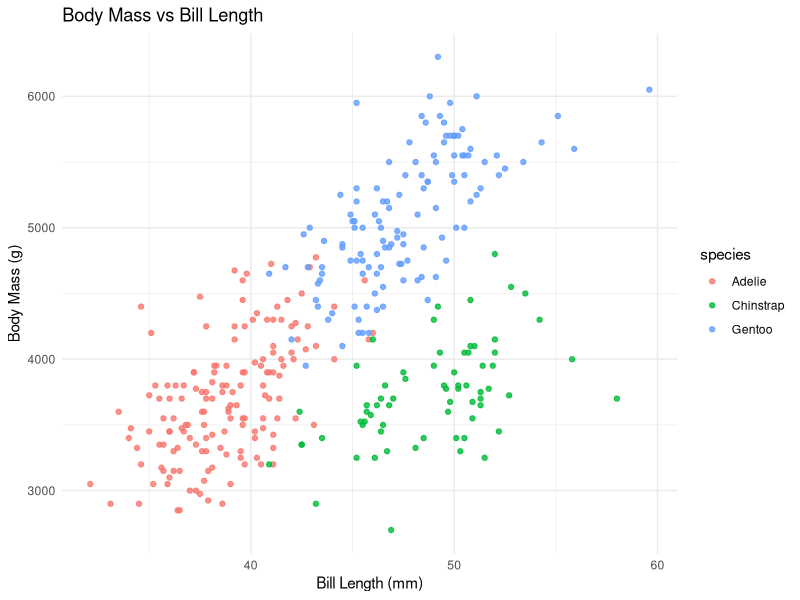
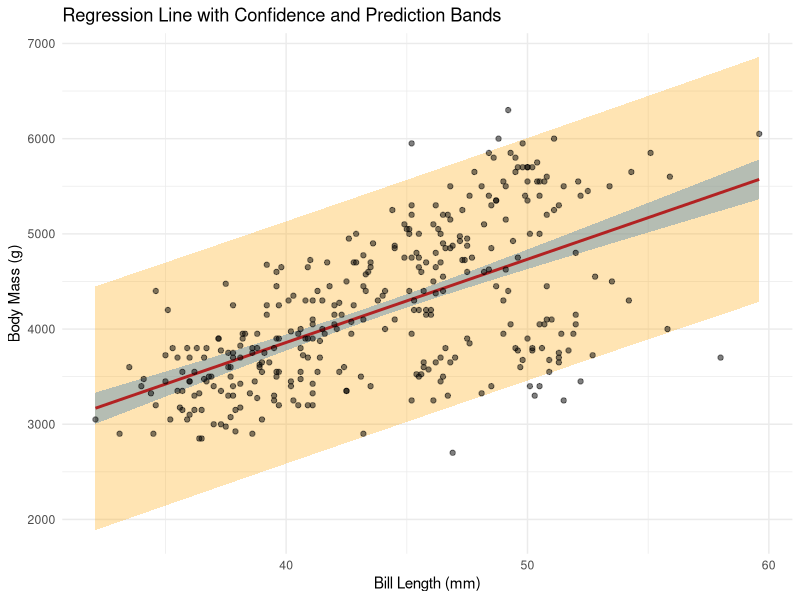

Write R code to recreate these figures, in order. (Note: this script raises an error after producing the figures.)
## ---- chunk 1
knitr::opts_chunk$set(echo = TRUE, message = FALSE, warning = FALSE, error = TRUE)
## ---- chunk 2
rm(list = ls())
library(tidyverse)
library(palmerpenguins)
library(ggplot2)
library(skimr)
## ---- chunk 3
data("penguins")
head(penguins)
## ---- chunk 4
penguins_lab <- penguins %>% 
  select(species, bill_length_mm, body_mass_g) %>% 
  drop_na()

head(penguins_lab)
## ---- chunk 5
ggplot(penguins_lab, aes(x = bill_length_mm, y = body_mass_g, color = species)) +
  geom_point(alpha = 0.8) +
  theme_minimal() +
  labs(
    title = "Body Mass vs Bill Length",
    x = "Bill Length (mm)",
    y = "Body Mass (g)"
  )
## ---- chunk 6
reg_fit <- lm(body_mass_g ~ bill_length_mm, data = penguins_lab)
summary(reg_fit)
## ---- chunk 7
new_penguin <- data.frame(bill_length_mm = 45)
predict(reg_fit, newdata = new_penguin)
## ---- chunk 8
predict(reg_fit, newdata = new_penguin, interval = "confidence", level = 0.95)
## ---- chunk 9
predict(reg_fit, newdata = new_penguin, interval = "prediction", level = 0.95)
## ---- chunk 10
new_penguin2 <- data.frame(bill_length_mm = 50)

# TODO: compute 99% CI for the mean response at bill_length_mm = 50
ci_99 <- NULL

# TODO: compute 99% PI for a new observation at bill_length_mm = 50
pi_99 <- NULL
## ---- chunk 11
ci <- predict(reg_fit, interval = "confidence")
pi <- predict(reg_fit, interval = "prediction")

ggplot(penguins_lab, aes(x = bill_length_mm, y = body_mass_g)) +
  geom_ribbon(aes(ymin = pi[, "lwr"], ymax = pi[, "upr"]), fill = "orange", alpha = 0.3) +
  geom_ribbon(aes(ymin = ci[, "lwr"], ymax = ci[, "upr"]), fill = "steelblue", alpha = 0.4) +
  geom_line(aes(y = ci[, "fit"]), color = "firebrick", linewidth = 1) +
  geom_point(alpha = 0.5) +
  theme_minimal() +
  labs(
    title = "Regression Line with Confidence and Prediction Bands",
    x = "Bill Length (mm)",
    y = "Body Mass (g)"
  )
## ---- chunk 12
anova(reg_fit)
## ---- chunk 13
n <- nrow(penguins_lab)
F_crit <- qf(0.95, df1 = 1, df2 = n - 2)
cat("Critical value:", round(F_crit, 4), "\n")
## ---- chunk 14
anova_tbl <- anova(reg_fit)
SSR    <- anova_tbl[1, "Sum Sq"]
SSE    <- anova_tbl[2, "Sum Sq"]
SST    <- SSR + SSE
MSR    <- anova_tbl[1, "Mean Sq"]
MSE    <- anova_tbl[2, "Mean Sq"]
F_stat <- anova_tbl[1, "F value"]

cat("SSR =", round(SSR, 2), " SSE =", round(SSE, 2), " SST =", round(SST, 2), "\n")
cat("MSR =", round(MSR, 2), " MSE =", round(MSE, 2), " F =", round(F_stat, 2), "\n")
## ---- chunk 15
# TODO: compute R-squared as SSR / SST
R2 <- NULL
cat("R^2 =", round(R2, 4), "\n")
## ---- chunk 16
summary(reg_fit)$r.squared
## ---- chunk 17
t_from_model <- summary(reg_fit)$coefficients["bill_length_mm", "t value"]
cat("t^2 =", round(t_from_model^2, 2), "  F =", round(F_stat, 2), "\n")
## ---- chunk 18
plot(penguins_lab$bill_length_mm, residuals(reg_fit),
     xlab = "Bill Length (mm)", ylab = "Residuals",
     main = "Residuals vs X", pch = 16, col = "#003660")
abline(h = 0, lty = 2)
## ---- chunk 19
plot(fitted(reg_fit), residuals(reg_fit),
     xlab = "Fitted Values", ylab = "Residuals",
     main = "Residuals vs Fitted", pch = 16, col = "#003660")
abline(h = 0, lty = 2)
## ---- chunk 20
# TODO: create a QQ-plot of the residuals using qqnorm(); add the reference line with qqline()
